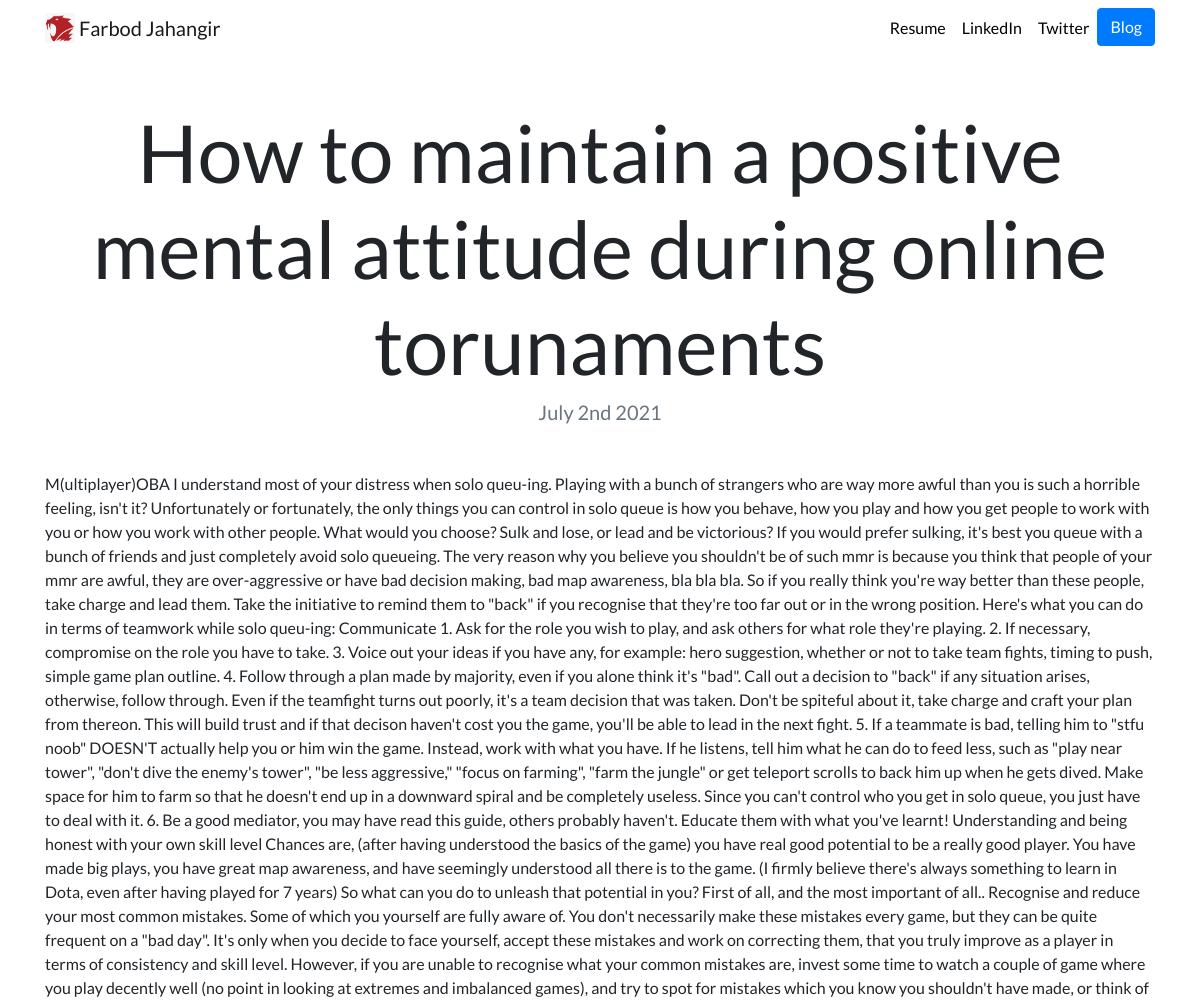
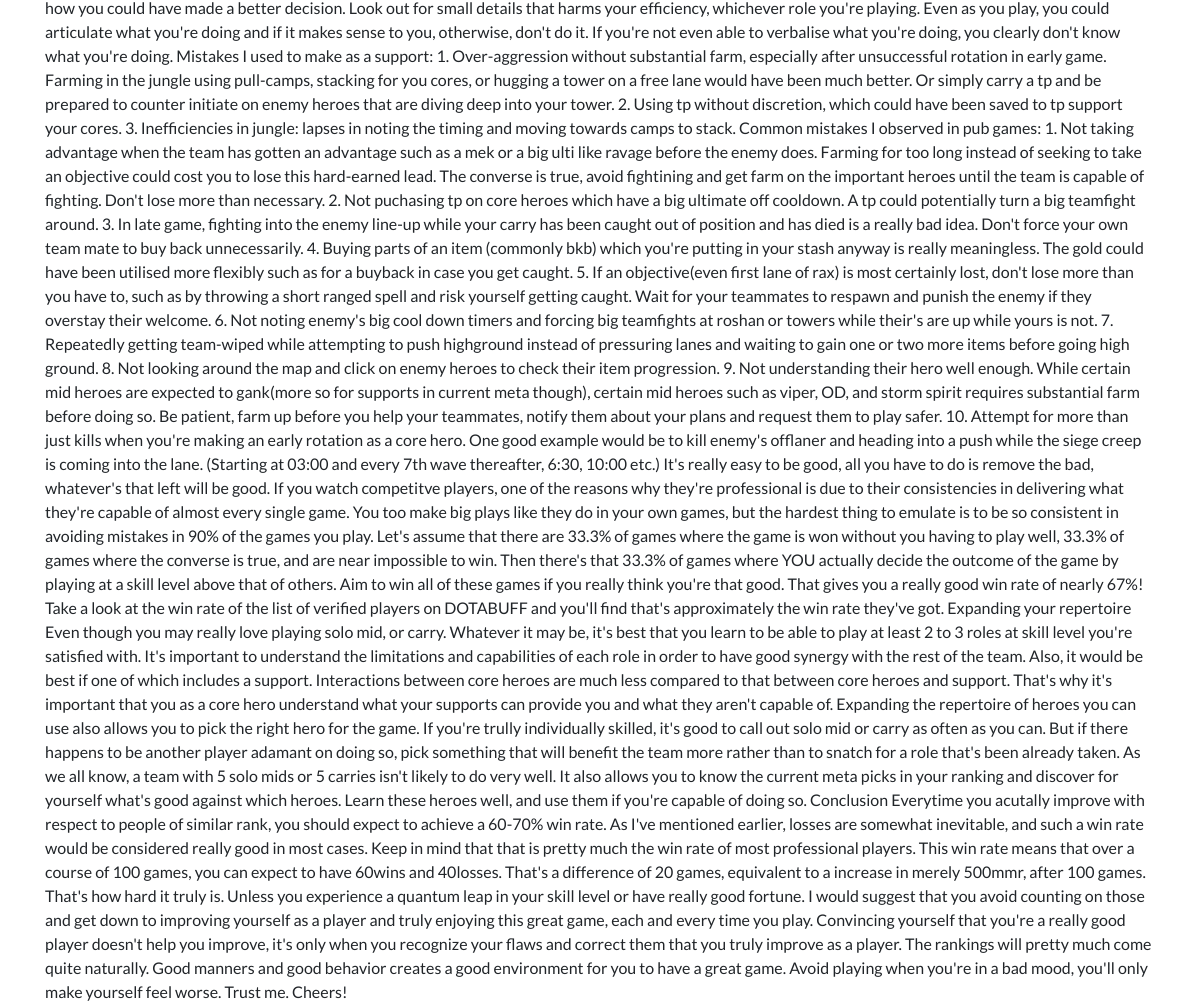
The app's page /blog/4/ with its own data (2 pictures, top to bottom).
### blog/models.py (models this page shows, shortened)
class Blog(models.Model):
    title = models.CharField(max_length=200)
    description = models.CharField(max_length=9999999999)
    date = models.DateField()

### blog/views.py (the view)
# urls.py: path('<int:blog_id>/', views.detail, name= 'detail'),
def detail(request, blog_id):
    blog = get_object_or_404(Blog, pk=blog_id)
    return render(request, 'blog/detail.html', {'blog': blog})

### blog/templates/blog/detail.html
{% extends "portfolio/base.html" %}
{% load static %}
{% block content %}
<h1 class="text-center mt-5" id="blogdetailtitle">{{ blog.title }}</h1>
<h5 class="text-center text-muted mb-5">{{ blog.date|date:'F jS Y' }}</h5>
{{ blog.description|safe }}
{% endblock %}

### portfolio/static/portfolio/custom.css (style rules this page uses)
body { font-family: 'Lato', sans-serif; }
@media (min-width: 992px) { #blogdetailtitle { font-size: 5rem; } }

### records on screen
Blog: title "How to maintain a positive mental attitude during online torunaments", date "July 2nd 2021", description "M(ultiplayer)OBA I understand most of your distress when solo queu-ing. Playing with a bunch of strangers who are way more awful than you is such a horrible feeling, isn't it? Unfortunately or fortunately, the only things you can control in solo queue is how you behave, how you play and how you get people to work with you or how you work with other people. What would you choose? Sulk and lose, or lead and be victorious? If you would prefer sulking, it's best you queue with a bunch of friends and just completely avoid solo queueing. The very reason why you believe you shouldn't be of such mmr is because you think that people of your mmr are awful, they are over-aggressive or have bad…"
